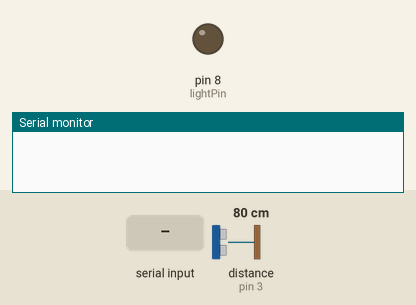
This sketch was run on a simulated Arduino Uno, built with avr-gcc and run on an emulated ATmega328P. Parts: output pins drawn as LEDs (lit = HIGH), the last lines printed to the serial monitor. The inputs (shaded band) are chosen by the test bench; at power-on: distance to the obstacle (sensor on pin 3) 80 cm. The echo pulse lasts 58.3 µs per cm; pins used as bus, display or sensor lines are not drawn.

Above: at 1.2 s.
1.3 s: "s" received over Serial
At 2.6 s:
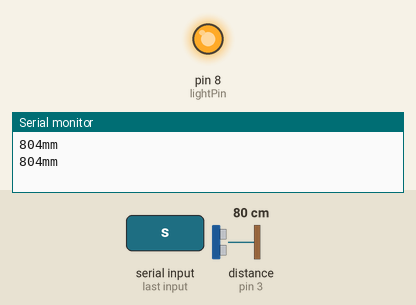
Timing chart, 0 to 4.3 s (numbered marks = the images above; inputs shaded):
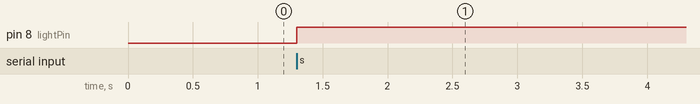

The sketch:

SRF-04______.ino
```cpp
const int TrigPin1 = 2;
const int EchoPin1 = 3;
const int TrigPin2 = 4;
const int EchoPin2 = 5;
const int TrigPin3 = 6;
const int EchoPin3 = 7;
const int lightPin = 8;
float cm;

void setup()
{
  Serial.begin(9600);
  pinMode(TrigPin1, OUTPUT );
  pinMode(EchoPin1, INPUT);
  pinMode(TrigPin2, OUTPUT );
  pinMode(EchoPin2, INPUT);
  pinMode(TrigPin3, OUTPUT );
  pinMode(EchoPin3, INPUT);
  pinMode(lightPin, OUTPUT);
}
void loop()
{
  digitalWrite(lightPin, LOW);
  if (Serial.read() == 's') {
    while(Serial.read() != 'o'){
      digitalWrite(lightPin, HIGH);
      getDistance(TrigPin1, EchoPin1);
      //getDistance(TrigPin2, EchoPin2);
      //getDistance(TrigPin3, EchoPin3);
    }
    digitalWrite(lightPin, LOW);
  }
}
void getDistance(int trig, int echo){
  digitalWrite(trig, LOW); //低高低电平发一个短时间脉冲去TrigPin
  delayMicroseconds(2);
  digitalWrite(trig, HIGH);
  delayMicroseconds(10);
  digitalWrite(trig, LOW);
  cm = pulseIn(echo, HIGH) / 58.0; //将回波时间换算成cm
  int mm = int(cm * 10); //保留两位小数
  Serial.print(mm);
  Serial.print("mm");
  Serial.println();
  delay(1000);	//时间不能低于500ms
}
```

Measured:
- after the input at 1.3 s, pin 8 (lightPin): LOW → HIGH at once
